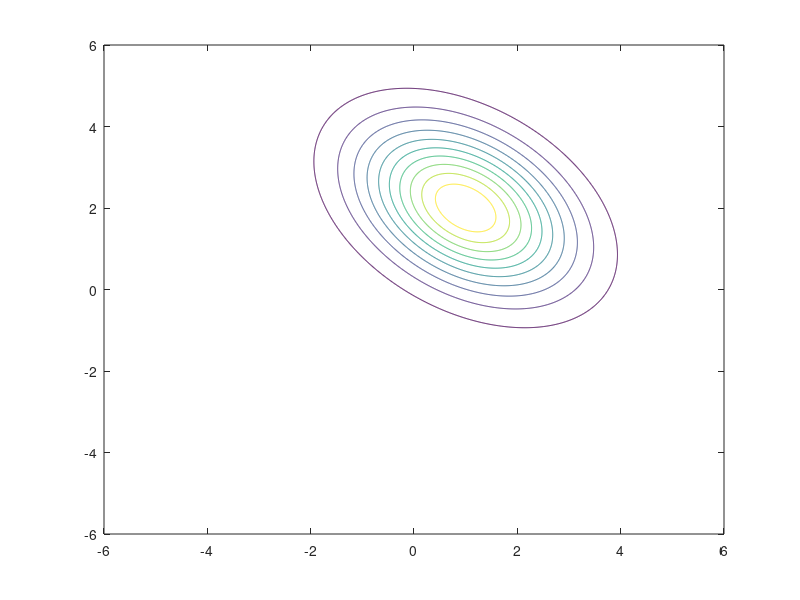

This figure's MATLAB source: (Note: this script raises an error after producing the figure.)
mu1 = [1 2];
sigma1 = [1.8 -0.7; -0.7 1.8];
mu2= [-1 -3];
sigma2 = [1.5 0.3;0.3 1.5];

%S1 = mvnrnd(mu1,sigma1,500);
%S2 = mvnrnd(mu1,sigma1,500);

x1=[-6:0.01:+6];
x2=[-6:0.01:+6];
[X1,X2] = meshgrid(x1,x2);
X = [X1(:) X2(:)];

y1 = mvnpdf(X,mu1,sigma1);
y1 = reshape(y1,length(x2),length(x1));

y2 = mvnpdf(X,mu2,sigma2);
y2 = reshape(y2,length(x2),length(x1));

figure(10)
[M,c1] = contour(X1,X2,y1);
c1.LineWidth = 1;

hold on
%plot(S(:,1),S(:,2),'.');
[M,c2] = contour(X1,X2,y2);
c2.LineWidth = 1;
hold off